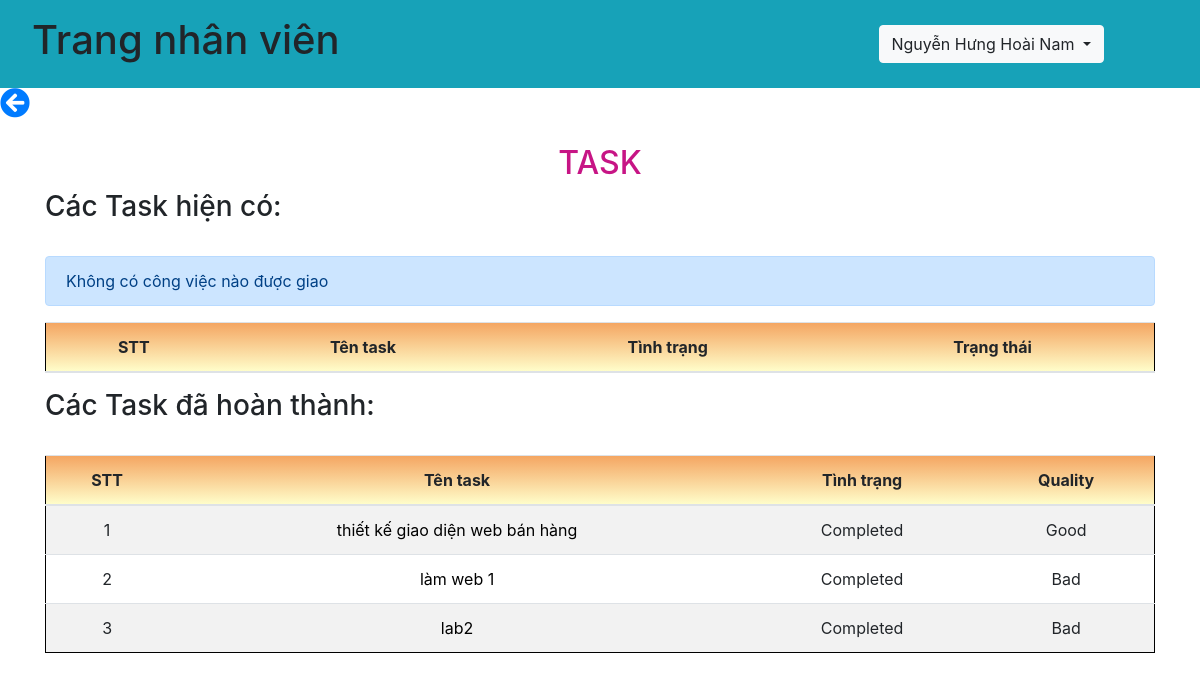
The page /api/taskNV.php (signed in) on the database as committed earlier.
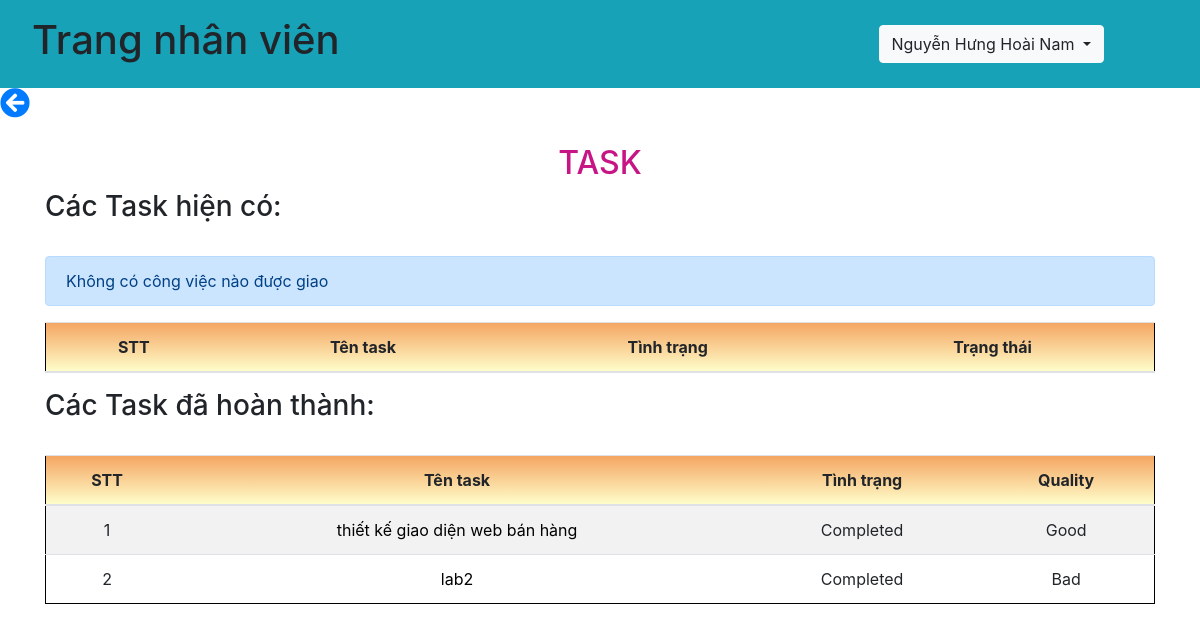
The same page on the database as committed later.
### tables this page shows
CREATE TABLE `task` (
  `id` int(11) NOT NULL,
  `tenTask` varchar(100) NOT NULL,
  `descTask` varchar(100) NOT NULL,
  `nhanvien` varchar(100) NOT NULL,
  `maPB` varchar(50) NOT NULL,
  `deadline` date NOT NULL,
  `fileTask` varchar(100) NOT NULL,
  `status` varchar(100) NOT NULL,
  `quality` varchar(100) NOT NULL
);

### db.php (called while the page is built, shortened)
<?php
    function open_database(){
        $conn = mysqli_connect(host, username, password, db);
        return $conn;
    }
    function get_info_nhanvien($username){
        $conn = open_database();
        $sql = "SELECT * FROM nhanvien WHERE username = ?";
        $stmt = $conn->prepare($sql);
        $stmt->bind_param("s", $username);
        if(!$stmt->execute()){
            return array('code' => 1, 'message' =>'Cannot execute query');
        }
        $result = $stmt->get_result();
        $data = $result->fetch_assoc();
        return array('code' => 0, 'message' =>'', 'data' => $data);
    }
    function check_truong_phong($name, $maPB){
        $conn = open_database();
        $chucvu = "trưởng phòng";
        $sql = "select * from nhanvien where name = ? and maPB = ? and chucvu = ?";
        $stmt = $conn->prepare($sql);
        $stmt->bind_param('sss', $name, $maPB, $chucvu);
        if(!$stmt->execute()){
            return array('code'=>1, 'message'=>'cannot execute command');
        }
        $result = $stmt->get_result();
        if($result->num_rows == 0){
            return false;
        }
        return true;
    }
    function get_task_completed_by_nhanvien($name, $maPB, $status){
        $conn = open_database();
        $sql = "select * from task where nhanvien = ? and maPB = ? and status = ?";
        $stmt = $conn->prepare($sql);
        $stmt->bind_param('sss', $name, $maPB, $status);
        if(!$stmt->execute()){
            return array('code'=>1, 'message'=>'cannot execute message');
        }
        $result = $stmt->get_result();
        while ($row = $result->fetch_assoc()){
            $data[] = $row;
        }
        return array('code'=>0, 'message'=>'', 'data'=>$data);
    }
?>

### api/taskNV.php (the view, shortened to what the changed rows need)
<?php
    require_once('../db.php');
    $username = $_SESSION["username"];
    $result = get_info_nhanvien($username);
    if($result['code'] == 0){
        $data = $result['data'];
    }
?>
<!DOCTYPE html>
<html lang="en">
<head>
    <link rel="stylesheet" href="https://maxcdn.bootstrapcdn.com/bootstrap/4.5.2/css/bootstrap.min.css">
    <link rel="stylesheet" href="https://use.fontawesome.com/releases/v5.15.4/css/all.css">
</head>
<body>
    <nav class="navbar navbar-expand-sm bg-info justify-content-between">
        <div class="nav-item">
            <h1 class="nav-link">Trang nhân viên</h1>
        </div>
    </nav>
    <?php
    if(check_truong_phong($data['name'], $data['maPB']) == false){
        ?>
        <div class="container">
            <br>
        <h2 style="color: #C71585; text-align: center;"> TASK </h2>
        <br>
        <div class="table-responsive">
            <table class="table table-lg table-striped text-center">
                <thead>
                <tr style="background-image: linear-gradient(#F4A460,#FFFFCC);">
                    <th>STT</th>
                    <th>Tên task </th>
                    <th>Tình trạng</th>
                    <th>Trạng thái</th>
                </tr>
                </thead>
            </table>
        </div>
        <br>
        <div class="table-responsive">
            <table class="table table-lg table-striped text-center">
                <thead>
                <tr style="background-image: linear-gradient(#F4A460,#FFFFCC);">
                    <th>STT</th>
                    <th>Tên task </th>
                    <th>Tình trạng</th>
                    <th>Quality</th>
                </tr>
                </thead>
                <tbody>
                <?php
                    $stt = 1;
                    $resultList = get_task_completed_by_nhanvien($data['name'], $data['maPB'], "Completed");
                    if($resultList['code'] == 0){
                        $dataOfTask = $resultList['data'];
                        foreach ($dataOfTask as $row1) {
                            ?>
                            <tr>
                                <td><?=$stt?></td>
                                <td><a style="text-decoration: none; color: black;" href="../chiTietTask.php?tenTask=<?=$row1['tenTask']?>"><?=$row1['tenTask']?></a></td>
                                <td><?=$row1['status']?></td>
                                <td><?=$row1['quality']?></td>
                            </tr>
                            <?php
                            $stt += 1;
                        }
                    }else{
                        ?>
                            <div class="alert alert-primary"><?php echo $resultList['message']?></div>
                        <?php
                    }
                ?>
                </tbody>
            </table>
        </div>
        <?php
    }
    ?>
    </div>
</body>
</html>

Rows that differ between the two databases and show on the page:
no longer on this page (row edited): task: tenTask "làm web 1", status "Completed", quality "Bad"
